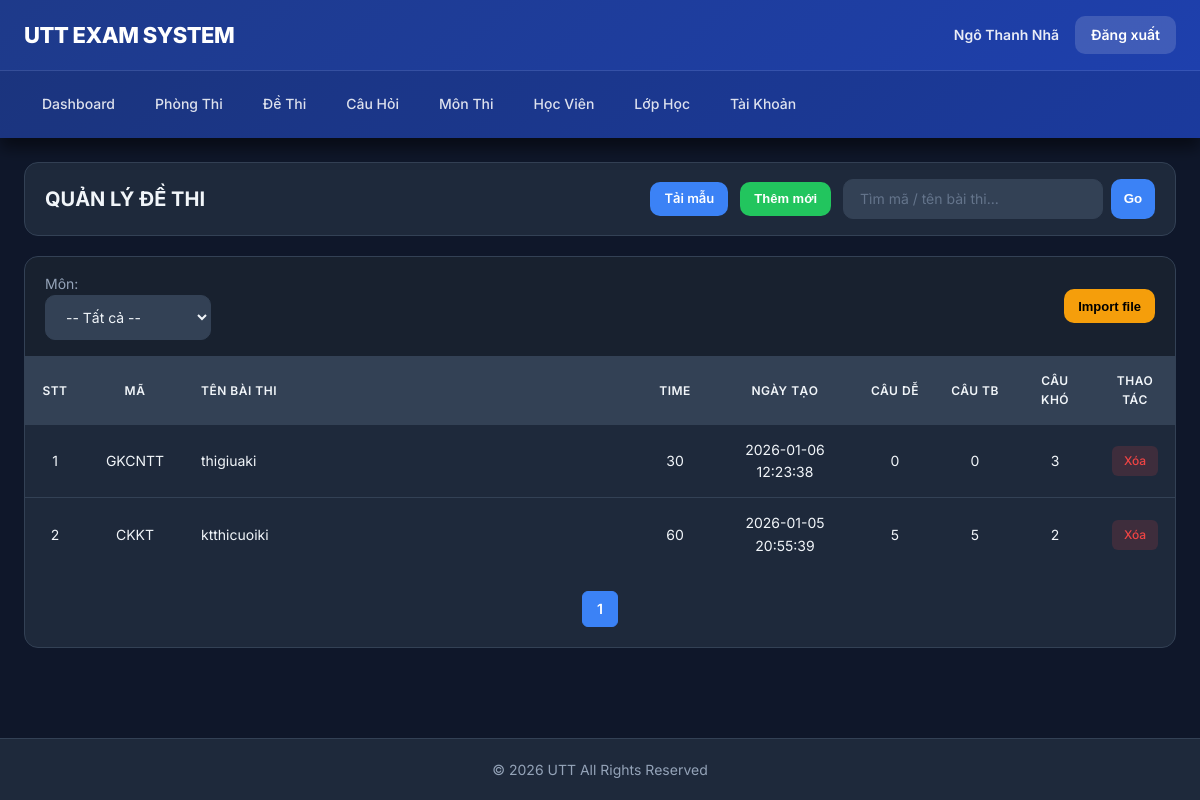
The app's page /public/index.php?url=DethiController/index (signed in) with its own data.
### tables this page shows
CREATE TABLE `de_thi` (
  `id` int(11) NOT NULL,
  `ma_de` varchar(30) NOT NULL,
  `ten_de` varchar(255) NOT NULL,
  `thoi_gian` int(11) NOT NULL DEFAULT 30,
  `mon_id` int(11) NOT NULL,
  `created_at` datetime DEFAULT current_timestamp()
);

### Core/Controller.php (called while the page is built, shortened)
<?php
class Controller{
  public function model($name){
    return new $name;
  }
  public function view($layout,$data=[]){
    require_once __DIR__."/../MVC/Views/$layout.php";
  }
}

### MVC/Controllers/DethiController.php (called while the page is built, shortened)
<?php
class DethiController extends Controller
{
  private function getFlash($k)
  {
    $v = $_SESSION["_flash"][$k] ?? "";
    return $v;
  }
  public function index()
  {
    $mon_id = (int) ($_GET["mon_id"] ?? 0);
    $q = trim($_GET["q"] ?? "");
    $mons = $this->model("Monthi_m")->getAll();
    $rows = $this->model("Dethi_m")->list($mon_id, $q);
    $this->view("layout_admin", [
      "page" => "Pages/dt_list",
      "rows" => $rows,
      "mons" => $mons,
      "mon_id" => $mon_id,
      "q" => $q,
      "msg" => $this->getFlash("msg"),
      "err" => $this->getFlash("err"),
    ]);
  }
}

### Core/App.php (called while the page is built, shortened)
<?php
class App {
  public function __construct(){
    $url = $_GET["url"] ?? "AuthController/login";
    $arr = explode("/", trim($url,"/"));
    $action     = $arr[1] ?? "login";
    $params     = array_slice($arr,2);
    $c = new $controller;
    call_user_func_array([$c,$action], $params);
  }
}

### public/index.php (called while the page is built, shortened)
<?php
require_once __DIR__."/../Core/Database.php";
require_once __DIR__."/../Core/Controller.php";
require_once __DIR__."/../Core/App.php";
new App();

### Core/Database.php (called while the page is built, shortened)
<?php
class Database
{
  public function __construct()
  {
    $dsn = "mysql:host=" . DB_HOST . ";port=" . DB_PORT . ";dbname=" . DB_NAME . ";charset=utf8mb4";
    $this->con = new PDO($dsn, DB_USER, DB_PASS, [
      PDO::ATTR_ERRMODE => PDO::ERRMODE_EXCEPTION,
      PDO::ATTR_DEFAULT_FETCH_MODE => PDO::FETCH_ASSOC
    ]);
  }
}

### MVC/Models/Dethi_m.php (called while the page is built, shortened)
<?php
class Dethi_m extends Database {
  public function list($mon_id = 0, $q = ""){
    $qLike = "%".trim($q)."%";
    $st = $this->con->prepare("
      SELECT dt.*,
        (SELECT COUNT(*) FROM de_thi_cau_hoi x
          JOIN cau_hoi ch ON ch.id=x.cauhoi_id
          WHERE x.de_id=dt.id AND ch.loai='D') AS cau_de,
        (SELECT COUNT(*) FROM de_thi_cau_hoi x
          JOIN cau_hoi ch ON ch.id=x.cauhoi_id
          WHERE x.de_id=dt.id AND ch.loai='TB') AS cau_tb,
        (SELECT COUNT(*) FROM de_thi_cau_hoi x
          JOIN cau_hoi ch ON ch.id=x.cauhoi_id
          WHERE x.de_id=dt.id AND ch.loai='K') AS cau_kho
      FROM de_thi dt
      WHERE (dt.ma_de LIKE ? OR dt.ten_de LIKE ?)
      ORDER BY dt.id DESC
    ");
    $st->execute([$qLike,$qLike]);
    return $st->fetchAll();
  }
}

### MVC/Views/Pages/dt_list.php (the view, shortened to what this page needs)
<?php
$rows = $data["rows"] ?? [];
$q = $data["q"] ?? "";
?>
<div class="page-head compact">
  <div class="page-title">QUẢN LÝ ĐỀ THI</div>
  <div class="page-actions">
    <a class="btn btn-primary btn-sm" href="<?= BASE_URL ?>/index.php?url=DethiController/template">Tải mẫu</a>
    <button class="btn btn-success btn-sm" type="button" onclick="openAddModal()">Thêm mới</button>
    <form class="search-form" method="get" action="<?= BASE_URL ?>/index.php">
      <input name="q" value="<?= htmlspecialchars($q) ?>" placeholder="Tìm mã / tên bài thi...">
      <button type="submit" class="btn-search">Go</button>
    </form>
  </div>
</div>
<div class="box">
  <div class="box-sub">
    <div>
      Môn:
      <select onchange="location.href='<?= BASE_URL ?>/index.php?url=DethiController/index&mon_id='+this.value">
        <option value="0">-- Tất cả --</option>
      </select>
    </div>
    <button class="btn btn-warning btn-sm" type="button" onclick="openModal()">Import file</button>
  </div>
  <table class="tbl">
    <thead>
      <tr>
        <th style="width:60px;text-align:center">STT</th>
        <th style="width:100px;text-align:center">Mã</th>
        <th>Tên bài thi</th>
        <th style="width:80px;text-align:center">Time</th>
        <th style="width:140px;text-align:center">Ngày tạo</th>
        <th style="width:80px;text-align:center">Câu dễ</th>
        <th style="width:80px;text-align:center">Câu TB</th>
        <th style="width:80px;text-align:center">Câu Khó</th>
        <th style="width:80px;text-align:center">Thao tác</th>
      </tr>
    </thead>
    <tbody>
      <?php foreach ($rows as $i => $r): ?>
        <tr>
          <td style="text-align:center"><?= $i + 1 ?></td>
          <td style="text-align:center"><?= htmlspecialchars($r["ma_de"]) ?></td>
          <td><?= htmlspecialchars($r["ten_de"]) ?></td>
          <td style="text-align:center"><?= (int) $r["thoi_gian"] ?></td>
          <td style="text-align:center"><?= htmlspecialchars($r["created_at"] ?? "") ?></td>
          <td style="text-align:center"><?= (int) ($r["cau_de"] ?? 0) ?></td>
          <td style="text-align:center"><?= (int) ($r["cau_tb"] ?? 0) ?></td>
          <td style="text-align:center"><?= (int) ($r["cau_kho"] ?? 0) ?></td>
          <td style="text-align:center">
            <a class="action-btn delete" onclick="return confirm('Xóa đề thi này?')"
              href="<?= BASE_URL ?>/index.php?url=DethiController/delete/<?= $r["id"] ?>">Xóa</a>
          </td>
        </tr>
      <?php endforeach; ?>
    </tbody>
  </table>
  <div class="pager"><a class="page active" href="#">1</a></div>
</div>

### records on screen
de_thi: ma_de "GKCNTT", ten_de "thigiuaki", thoi_gian "30", created_at "2026-01-06 12:23:38", cau_de "0", cau_tb "0", cau_kho "3"
de_thi: ma_de "CKKT", ten_de "ktthicuoiki", thoi_gian "60", created_at "2026-01-05 20:55:39", cau_de "5", cau_tb "5", cau_kho "2"

### other values on screen
$u["hoten"] "Ngô Thanh Nhã"
